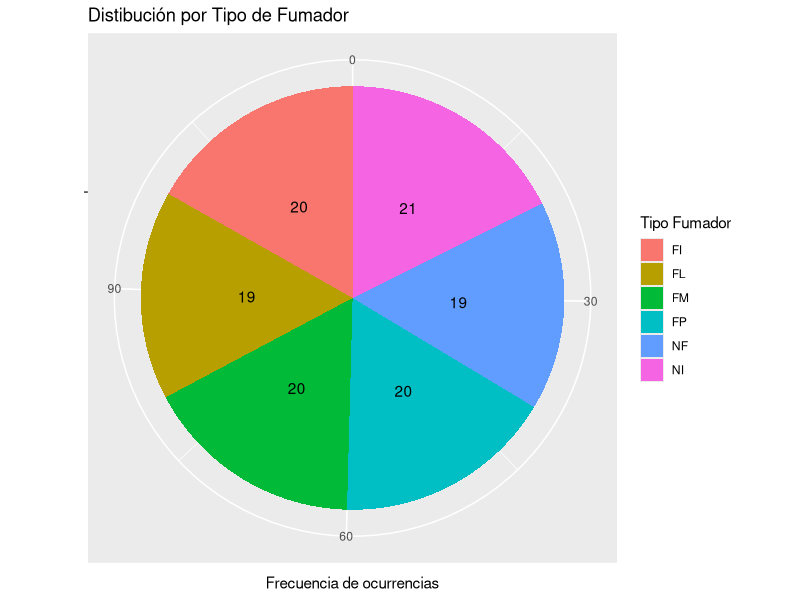
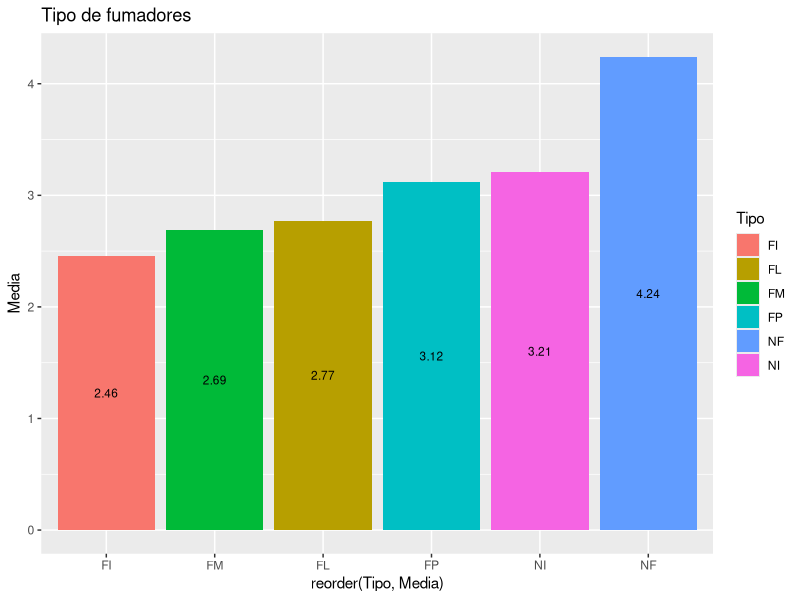
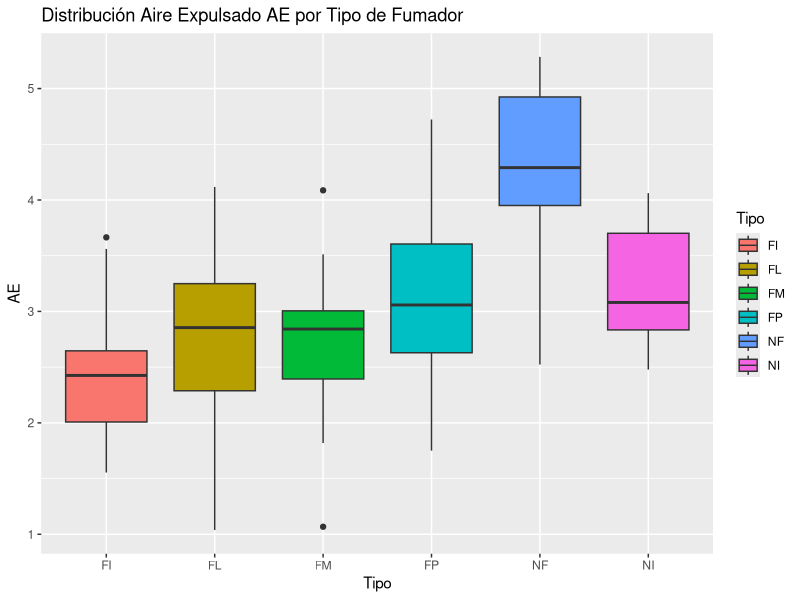

Reproduce these figures in R, in order.
## ---- chunk 1
knitr::opts_chunk$set(echo = TRUE)
## ---- chunk 2
library(knitr)
## ---- chunk 3
df <- read.csv("data/Fumadores.csv")
head(df)
## ---- chunk 4
# Buscando por valores NA
print(unlist(lapply(df, function(x) any(is.na(x)))))

# Reunindo los tipos de variables e imprimindo
res <- sapply(df, class)
kable(data.frame(variables=names(res),clase=as.vector(res)))

summary(df) # se nota (Other) en Tipo, deberíamos tener solo 6 categorías

unique(df$Tipo) # Claramente el problema ha sido detectado - 2 letras minusculas
df <- as.data.frame(sapply(df, toupper))
# Aunque va enseñar solo 2 decimales, R mantiene el número como él era inicialmente
df$AE <- as.numeric(as.character(df$AE))

print(head(df$AE))
str(df)
## ---- chunk 5
kable(summary(df)[,1], # 1 posicion AE
      digits=2, align='l', caption="Estadística descriptiva de la variable AE", col.names = "AE")
## ---- chunk 6
library(ggplot2) # ggplot
category <-  as.data.frame(table(df$Tipo))
category
p <- ggplot(category, aes(x = '', y = Freq, fill = factor(Var1)) ) + geom_bar(width = 1,stat="identity") + coord_polar(theta = "y") +
geom_text(aes(label = Freq), position = position_stack(vjust = 0.5)) + ggtitle("Distibución por Tipo de Fumador")

p + labs(fill = "Tipo Fumador", x ="", y = "Frecuencia de ocurrencias")
###### - distribucion ended ####################

r2 <- setNames(aggregate(df[, c("AE")], list(df$Tipo), mean), c("Tipo", "Media"))
r2 <- r2[order(r2$Media),]
r2

barp <- ggplot(r2, aes(x= reorder(Tipo, Media), y=Media, fill=Tipo, label = format(round(Media, 2), nsmall = 2))) + geom_bar(stat="identity")
barp + ggtitle("Tipo de fumadores") + geom_text(size = 3, position = position_stack(vjust = 0.5))
###### - media por tipo de fumador ended ####################

bp <- ggplot(df, aes(x=Tipo, y=AE, fill=Tipo)) + geom_boxplot()
bp + ggtitle("Distribución Aire Expulsado AE por Tipo de Fumador")
